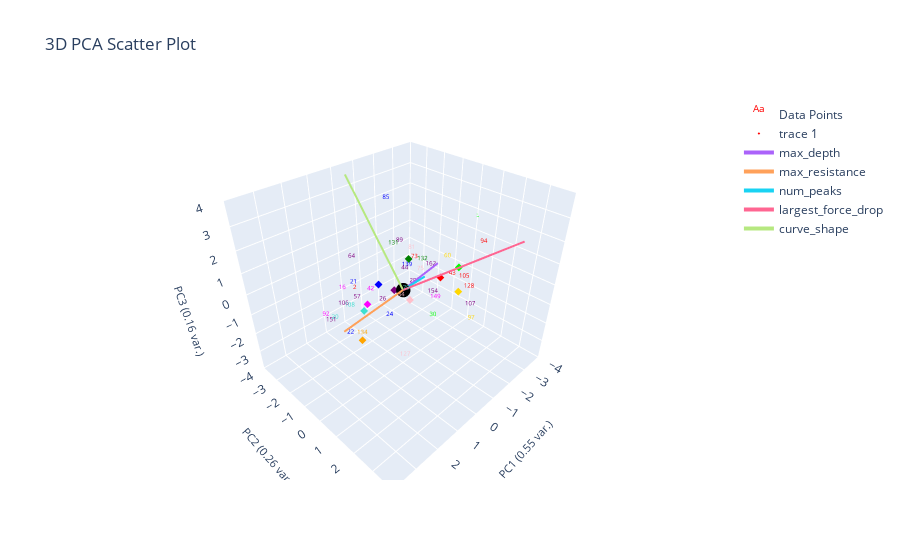

The notebook cell saved with this chart:
### Markdown cell above
# Plot Labeled Data Only

### Code cell
plotting.get_curve_idx_from_cluster_color('purple', marions_labeled_data[f'{ylabel_name}_nums'], marions_labeled_data.index, data_features)

plotting.plot_clusters_seperately(marions_labeled_data[f'{ylabel_name}_nums'], curve_data, ylabel_name,
                                  cluster_category_names=list(ylabel_to_cluster_num.keys()),
                                  bold_idxs=marions_labeled_data.index.tolist()) 
plotting.plot_pca(marions_labeled_data, marions_labeled_data[f'{ylabel_name}_nums'], graph_title="Clustering Labeled Data", num_pc=3, ylabel_name=ylabel_name, centroids=label_centroids)

### Figure 1 — Plotly figure (JSON) as saved in the notebook; plotly's stock layout.template omitted (floating-point values rounded to 4 significant figures)
{"data": [{"mode": "text", "name": "Data Points", "text": ["2", "7", "16", "20", "21", "22", "24", "26", "29", "30", "34", "42", "43", "44", "54", "57", "60", "64", "73", "75", "79", "81", "85", "89", "92", "94", "97", "105", "106", "107", "108", "127", "128", "131", "132", "134", "139", "149", "151", "154", "162"], "textfont": {"color": ["red", "pink", "magenta", "turquoise", "blue", "blue", "blue", "purple", "purple", "lime", "pink", "magenta", "red", "purple", "lime", "purple", "gold", "purple", "red", "pink", "turquoise", "pink", "blue", "purple", "magenta", "red", "gold", "red", "purple", "purple", "turquoise", "pink", "red", "green", "green", "orange", "blue", "magenta", "purple", "purple", "purple"], "size": 6}, "type": "scatter3d", "x": [1.521, -0.2363, 1.876, 2.693, 1.407, 2.478, 0.3539, 1.942, -1.774, 0.8, 0.2236, 1.777, -0.7615, -0.3529, -3.943, 1.558, -2.885, 1.248, -1.296, -2.49, 0.3428, -0.4081, -1.103, -1.579, 2.988, -2.758, -0.6053, -2.747, 2.046, -1.142, 2.049, 0.8805, -1.469, -0.09516, -1.847, 2.031, -1.359, 0.7064, 2.906, -0.2982, -2.678], "y": [-0.8572, 0.1141, -1.09, -0.4325, -1.109, 0.09319, -0.371, 1.22, -1.357, 2.347, 0.154, 0.394, 1.694, -0.3026, 0.1955, -0.7065, -0.4595, -1.299, -0.7919, -1.655, 0.5492, -0.02354, -2.207, -1.99, -0.4882, 1.427, 2.853, 0.6497, -0.8435, 2.342, -0.4674, 1.107, 1.95, -0.6472, -0.8871, 0.1474, -1.278, 2.335, -0.3583, 1.253, -1.203], "z": [0.1976, -0.9293, 0.2828, -0.2448, 0.2685, -0.7873, -1.632, 1.057, -1.627, 0.2763, -0.3908, 0.9561, 0.8582, 0.3697, 1.421, -0.1513, -0.4174, 1.279, 0.193, -1.483, 0.2189, 1.421, 2.529, 0.3604, 0.05981, 1.191, -0.5218, -0.9062, -0.2348, -0.4798, -0.1068, -2.473, -0.02303, 1.502, -0.24, -1.103, -0.4764, 1.008, -0.1793, 0.0574, -1.1]}, {"marker": {"color": ["red", "gold", "blue", "green", "purple", "pink", "turquoise", "orange", "lime", "magenta"], "size": 2, "symbol": "diamond"}, "mode": "markers", "type": "scatter3d", "x": [-1.252, -1.745, 0.3555, -0.9711, 0.1706, -0.4061, 1.695, 2.031, -1.572, 1.837], "y": [0.6785, 1.197, -0.9744, -0.7671, -0.2951, -0.06068, -0.1169, 0.1474, 1.271, 0.2878], "z": [0.2518, -0.4696, -0.01963, 0.6309, -0.05888, -0.771, -0.04424, -1.103, 0.8485, 0.5766]}, {"marker": {"color": "black", "size": 5}, "mode": "markers", "name": "Origin", "showlegend": false, "type": "scatter3d", "x": [0], "y": [0], "z": [0]}, {"line": {"width": 4}, "mode": "lines+text", "name": "max_depth", "textposition": "top center", "type": "scatter3d", "x": [0, -2.885], "y": [0, -1.013], "z": [0, -0.663]}, {"line": {"width": 4}, "mode": "lines+text", "name": "max_resistance", "textposition": "top center", "type": "scatter3d", "x": [0, 3.479], "y": [0, 1.325], "z": [0, 1.061]}, {"line": {"width": 4}, "mode": "lines+text", "name": "num_peaks", "textposition": "top center", "type": "scatter3d", "x": [0, -0.7788], "y": [0, 0.3296], "z": [0, 0.3846]}, {"line": {"width": 4}, "mode": "lines+text", "name": "largest_force_drop", "textposition": "top center", "type": "scatter3d", "x": [0, -1.992], "y": [0, 3.578], "z": [0, 2.759]}, {"line": {"width": 4}, "mode": "lines+text", "name": "curve_shape", "textposition": "top center", "type": "scatter3d", "x": [0, 0.04814], "y": [0, -3.05], "z": [0, 3.959]}], "layout": {"autosize": true, "scene": {"xaxis": {"range": [-4, 4], "title": {"font": {"size": 11}, "text": "PC1 (0.55 var.)"}}, "yaxis": {"range": [-4, 4], "title": {"font": {"size": 11}, "text": "PC2 (0.26 var.)"}}, "zaxis": {"range": [-4, 4], "title": {"font": {"size": 11}, "text": "PC3 (0.16 var.)"}}}, "title": {"text": "3D PCA Scatter Plot"}}}
